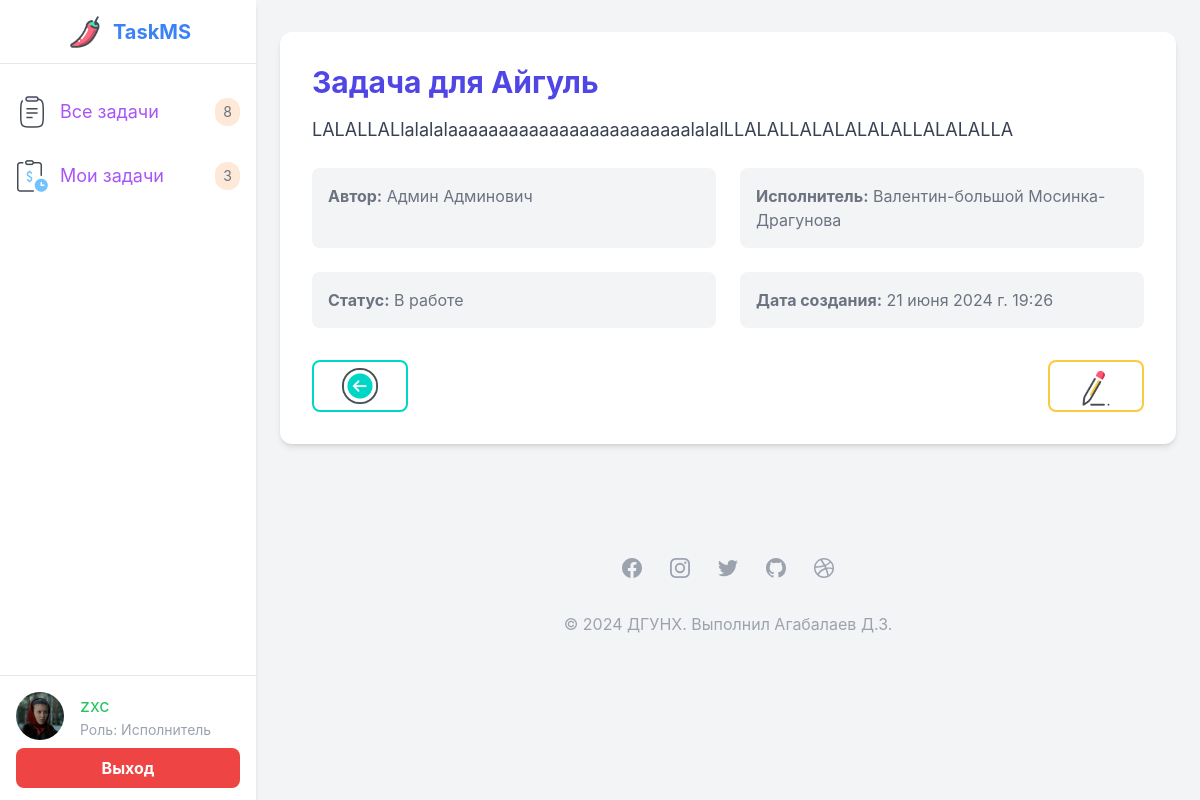
Page /task_detail/zadacha-dlia-aigul/ (signed in) on the committed database.
### authentication/models.py (models this page shows, shortened)
class User(AbstractUser):
    class Role(models.TextChoices):
        ADMIN = 'admin', 'Администратор'
        MANAGER = 'manager', 'Менеджер'
        WORKER = 'worker', 'Исполнитель'
        READER = 'reader', 'Читатель'
    role = models.CharField("Роль",
                            max_length=15,
                            choices=Role.choices,
                            default=Role.READER)
    first_name = models.CharField("Имя", max_length=150, blank=True)
    last_name = models.CharField("Фамилия", max_length=150, blank=True)
    email = models.EmailField(unique=True)
    photo = models.ImageField("Фото", null=True, blank=True)
    def __str__(self):
        return f"{self.first_name} {self.last_name}"
    def photo_exists(self):
        if self.photo:
            return os.path.isfile(os.path.join(settings.MEDIA_ROOT, self.photo.name))
        return False

### tasksystem/models.py (models this page shows, shortened)
class Task(models.Model):
    class Status(models.TextChoices):
        PENDING = "PD", "Ожидает"
        WORKING = "WK", "В работе"
        COMPLETED = "CP", "Завершена"
    title = models.CharField(max_length=90, verbose_name="Заголовок")
    description = models.TextField("Описание")
    status = models.CharField("Статус", max_length=2, choices=Status.choices, default=Status.PENDING)
    slug = AutoSlugField("Слаг", max_length=200, unique=True, populate_from="title_slug", overwrite=True, db_index=True,)
    author = models.ForeignKey(get_user_model(), on_delete=models.CASCADE, related_name="posts", verbose_name="Автор",)
    worker = models.ForeignKey(get_user_model(), on_delete=models.SET_NULL, related_name="worker_tasks",
        verbose_name="Работник",
        blank=True,
        null=True,
        default=None,
    )
    time_create = models.DateTimeField("Время создания", auto_now_add=True)
    time_update = models.DateTimeField("Время изменения", auto_now=True)
    @property
    def title_slug(self):
        return slugify(f"{self.title}")
    class Meta:
        verbose_name = "Задача"
        verbose_name_plural = "Задачи"
        ordering = ["-time_update"]

### tasksystem/views.py (the view)
# urls.py: path("task_detail/<slug:tasks_slug>/", views.task_detail, name="task_detail"),
@login_required
def task_detail(request, tasks_slug):
    task = get_object_or_404(Task, slug=tasks_slug)
    data = {
        "title": "TMS | Подробнее о задаче",
        "page_name": "Подробнее о задаче",
        "menu": get_menu(request.user),
        "task": task,
    }
    return render(request, "tasksystem/task_detail.html", context=data)

### tasksystem/templates/tasksystem/task_detail.html (shortened to what this page needs)
{% extends "base.html" %} {% load static %} {% block content %}
<div class="max-w-4xl mx-auto bg-white rounded-xl shadow-md overflow-hidden p-8 my-8">
  <div class="mb-6">
    <h1 class="text-3xl font-bold text-indigo-600 mb-4 break-words">{{ task.title }}</h1>
    <p class="text-gray-700 text-lg">{{ task.description }}</p>
  </div>
  <div class="grid grid-cols-1 md:grid-cols-2 gap-6 mb-6">
    <div class="bg-gray-100 p-4 rounded-lg">
      <div class="text-gray-500"><strong>Автор:</strong> {{ task.author }}</div>
    </div>
    <div class="bg-gray-100 p-4 rounded-lg">
      <div class="text-gray-500"><strong>Исполнитель:</strong> {{ task.worker }}</div>
    </div>
    <div class="bg-gray-100 p-4 rounded-lg">
      <div class="text-gray-500"><strong>Статус:</strong> {{ task.get_status_display }}</div>
    </div>
    <div class="bg-gray-100 p-4 rounded-lg">
      <div class="text-gray-500"><strong>Дата создания:</strong> {{ task.time_create }}</div>
    </div>
  </div>
  <div class="mt-8 flex justify-between items-center">
    <form action="javascript:history.back()" class="">
      <button class="border-2 border-[#00d6c6] rounded-lg w-24 py-1 transition-transform duration-300 transform hover:scale-110">
        <img class="size-10 mx-auto" src="{% static 'images/back_btn.png' %}" alt="back_btn" />
      </button>
    </form>
    {% if not task.status == task.Status.COMPLETED %}
    <form action="{% url 'tasksystem:update_task' task.slug %}" class="">
      <button class="border-2 border-[#fcca3d] rounded-lg w-24 py-1 transition-transform duration-300 transform hover:scale-110">
        <img class="size-10 mx-auto" src="{% static 'images/edit_btn.png' %}" alt="edit_btn" />
      </button>
    </form>
    {% else %}
    <span class="sr-only">Редактировать</span>
    {% endif %}
  </div>
</div>
{% endblock content %}

### templates/base.html (shortened to what this page needs)
{% load static %}
<!DOCTYPE html>
<html lang="ru">
<head>
    <link rel="stylesheet" href="{% static 'css/output.css' %}">
</head>
<body class="bg-gray-100 flex" style="font-family: 'Inter', sans-serif;">
    <aside class="w-64 bg-white shadow-md fixed h-full">
        <div class="flex items-center justify-center h-16 border-b border-gray-200">
            <a href="{% url 'tasksystem:content' %}" class="flex items-center space-x-2 transition-transform duration-300 transform hover:scale-110">
                <img src="{% static 'images/logo.png' %}" alt="Profile Picture" class="size-10">
                <span class="text-xl font-bold text-blue-500">TaskMS</span>
            </a>
        </div>
        <nav class="mt-4">
            <ul>
                {% for m in menu %}
                    <li class="flex items-center hover:bg-gray-100 transition-colors duration-200">
                        <a href="{% url m.url_name %}" class="flex items-center justify-between w-full p-4 transition-transform duration-300 transform hover:scale-105">
                            <div class="flex flex-row items-center space-x-3 flex-nowrap">
                            {% if m.icon == "all_tasks" %}
                            <img src="{% static 'images/all_tasks.png' %}" alt="ICO " class="size-8">
                            {% elif m.icon == "add_task" %}
                            <img src="{% static 'images/add_task.png' %}" alt="ICO" class="size-8">
                            {% elif m.icon == "user_control" %}
                            <img src="{% static 'images/user_control.png' %}" alt="ICO" class="size-8">
                            {% elif m.icon == "mandatory_tasks" %}
                            <img src="{% static 'images/mandatory_tasks.png' %}" alt="ICO" class="size-8">
                            {% elif m.icon == "dashboard" %}
                            <img src="{% static 'images/dashboard.png' %}" alt="ICO" class="size-8">
                            {% elif m.icon == "completed_tasks" %}
                            <img src="{% static 'images/completed_tasks.png' %}" alt="ICO" class="size-8">
                            {% endif %}
                            <span class="text-lg text-purple-500">{{ m.title }}</span>
                            </div>
                            {% if m.count %}
                            <div class="text-gray-500 self-justify-end text-sm bg-orange-400/20 py-1 px-2 rounded-xl">{{ m.count }}</div>
                            {% endif %}
                        </a>
                    </li>
                {% endfor %}
            </ul>
        </nav>
        <div class="absolute bottom-0 w-full pt-4 pb-3 px-4 border-t border-gray-200">
            <a href="{% url 'authentication:profile' %}" class="flex items-center rounded-lg hover:bg-gray-50 transition-colors duration-200 group/user">
                {% if request.user.photo and request.user.photo_exists %}
                <img class="flex-none object-cover size-12 rounded-full group-hover/user:grayscale" src="{{ request.user.photo.url }}" alt="Profile Picture">
                {% else %}
                <img class="object-cover size-12 rounded-full group-hover/user:grayscale" src="{% static 'images/default_avatar.jpg' %}" alt="Default Profile Picture">
                {% endif %}
                <div class="ml-4 w-full">
                    {% if request.user.is_authenticated %}
                        <span class="text-lg text-green-500 group-hover/user:underline group-hover/user:text-gray-700">{{ request.user.username }}</span>
                        <p class="text-sm text-gray-400">Роль: {{ request.user.get_role_display }}</p>
                    {% else %}
                        <span class="text-lg text-green-500 group-hover/user:underline group-hover/user:text-gray-700">Гость</span>
                        <p class="text-sm text-gray-400">Статус: Читатеть</p>
                    {% endif %}
                </div>
            </a>
            <div class="flex flex-row mt-2 space-x-4">
                {% if request.user.is_authenticated %}
                <form action="{% url 'authentication:logout' %}" method="post" class="w-full">
                    <button type="submit" class="w-full py-2 px-4 bg-red-500 hover:bg-red-600 text-white font-bold rounded-lg transition-colors duration-200">
                        Выход
                    </button>
                </form>
                {% else %}
                <form action="{% url 'authentication:login' %}" class="shrink-0 w-full">
                    <button type="submit" class="w-full py-2 px-4 bg-green-400 hover:bg-green-500 text-white font-bold rounded-lg transition-colors duration-200">
                        Авторизация
                    </button>
                </form>
                {% endif %}
            </div>
        </div>
    </aside>
    <div class="flex-grow ml-64">
        {% block content %}
        {% endblock content %}
        <foooter class="bg-white">
            <div class="max-w-screen-xl px-4 py-12 mx-auto space-y-8 overflow-hidden sm:px-6 lg:px-8">
                <div class="flex justify-center mt-8 space-x-6">
                    <a href="#" class="text-gray-400 hover:text-gray-500">
                    </a>
                    <a href="#" class="text-gray-400 hover:text-gray-500">
                    </a>
                    <a href="#" class="text-gray-400 hover:text-gray-500">
                    </a>
                    <a href="#" class="text-gray-400 hover:text-gray-500">
                    </a>
                    <a href="#" class="text-gray-400 hover:text-gray-500">
                    </a>
                </div>
                <p class="mt-8 text-base leading-6 text-center text-gray-400">
                    © 2024 ДГУНХ. Выполнил Агабалаев Д.З.
                </p>
            </div>
        </foooter>
    </div>
</body>
</html>

### rows in the picture
User: user.photo (picture), user.username "zxc", user.role "Исполнитель"
Task: title "Задача для Айгуль", description "LALALLALlalalalaaaaaaaaaaaaaaaaaaaaaaaalalalLLALALLALALALALALLALALALLA", author "Админ Админович", worker "Валентин-большой Мосинка-Драгунова", status "В работе", time_create "21 июня 2024 г. 19:26"

### other values in the picture
{{ m.title }} "Все задачи" "Мои задачи"
{{ m.count }} "8" "3"
